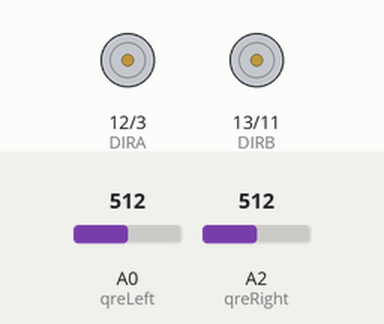
Recording of a sketch running on a simulated Arduino Uno, built with avr-gcc and run on an emulated ATmega328P. Parts: direction and speed pins drawn as motors (green arrow = direction pin HIGH = forward, orange = LOW = backward, longer = more drive). The test bench sets the inputs (shaded band); at power-on: A0 (qreLeft) = 512, A2 (qreRight) = 512.

Above: at 1.2 s.
1.3 s: A0 (qreLeft) set to 783
2.8 s: A0 (qreLeft) set to 812
At 3.4 s:
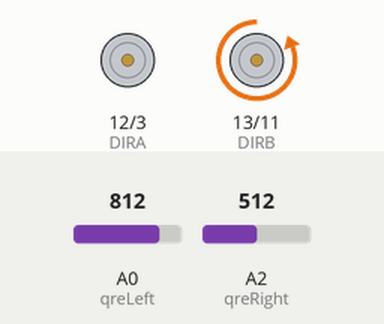
4.3 s: A2 (qreRight) set to 784
5.8 s: A2 (qreRight) set to 816
At 6.9 s:
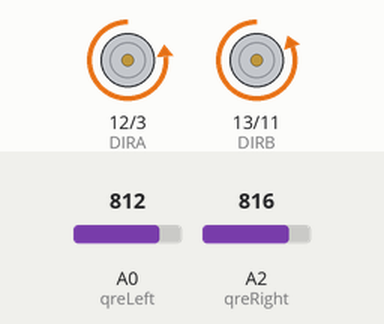
7.3 s: A0 (qreLeft) set to 790
At 8.1 s:
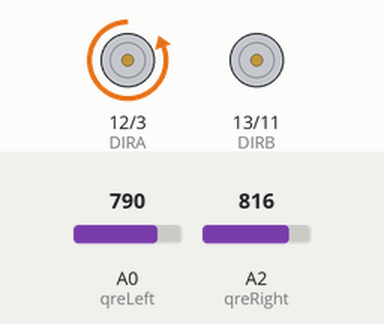
8.8 s: A0 (qreLeft) set to 810
At 9.2 s:
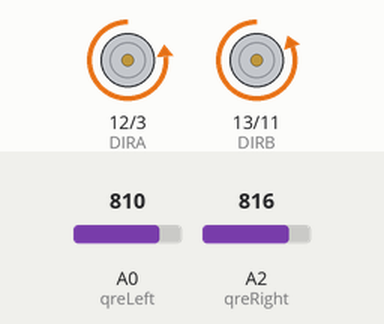
Timing chart, 0 to 11.3 s (numbered marks = the images above; inputs shaded):
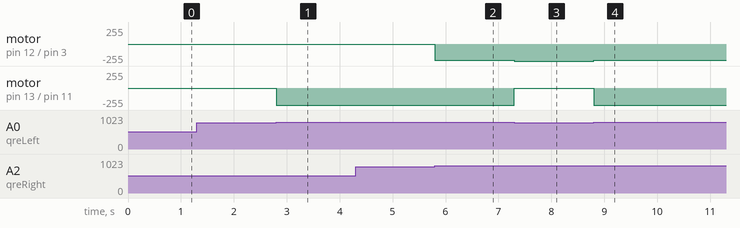

The sketch:

MotorLineSensor.ino
```cpp
#define CW 0
#define CCW 1

#define MOTOR_A 0
#define MOTOR_B 1

const byte PWMA = 3;
const byte PWMB = 11;
const byte DIRA = 12;
const byte DIRB = 13;

int qreLeft = 0;
int qreRight = 2;

byte spd = 240;
byte hiSpd = 255;

int threshold = 800;

void setup() {
  setupArdumoto();

}

void loop() {
  int QRE_Left = analogRead(qreLeft);
  int QRE_Right = analogRead(qreRight);
  if (QRE_Left > threshold && QRE_Right > threshold){
    forward();
    }
    else if (QRE_Left < threshold && QRE_Right > threshold){
      bearRight();
      }
      else if (QRE_Left > threshold && QRE_Right < threshold){
        bearLeft();
        }

}

void driveArdumoto(byte motor, byte dir, byte spd){
  if (motor == MOTOR_A){
    digitalWrite(DIRA, dir);
    analogWrite(PWMA, spd);
    }
    else if(motor==MOTOR_B){
      digitalWrite(DIRB, dir);
      digitalWrite(PWMB, spd);
      }
  }

  void forward(){
    driveArdumoto(MOTOR_A, CW, spd);
    driveArdumoto(MOTOR_B, CW, spd);
    }

   void bearRight(){
    driveArdumoto(MOTOR_B, CW, 0);
    driveArdumoto(MOTOR_A, CW, hiSpd);
    }

    void bearLeft(){
    driveArdumoto(MOTOR_B, CW, hiSpd);
    driveArdumoto(MOTOR_A, CW, 0);
    }

    void setupArdumoto(){
          pinMode(PWMA, OUTPUT);
          pinMode(PWMB, OUTPUT);
          pinMode(DIRA, OUTPUT);
          pinMode(DIRB, OUTPUT);

          digitalWrite(PWMA, LOW);
          digitalWrite(PWMB, LOW);
          digitalWrite(DIRA, LOW);
          digitalWrite(DIRB, LOW);
      }
```

Measured:
- the behaviour switches between 800 and 801 on A0 (qreLeft) (found by bisection; images 0 and 1)
- the behaviour switches between 800 and 801 on A2 (qreRight) (found by bisection; images 1 and 2)
- after the input at 1.3 s, every drawn part: stays the same
- after the input at 2.8 s, motor on pin 13 (DIRB) / pin 11 (PWMB): stopped → backward 255/255 at once
- after the input at 4.3 s, every drawn part: stays the same
- after the input at 5.8 s, motor on pin 12 (DIRA) / pin 3 (PWMA): stopped → backward 240/255 at once
- after the input at 7.3 s, motor on pin 12 (DIRA) / pin 3 (PWMA): backward 240/255 → backward 255/255 at once; motor on pin 13 (DIRB) / pin 11 (PWMB): backward 255/255 → stopped at once
- after the input at 8.8 s, motor on pin 12 (DIRA) / pin 3 (PWMA): backward 255/255 → backward 240/255 at once; motor on pin 13 (DIRB) / pin 11 (PWMB): stopped → backward 255/255 at once
